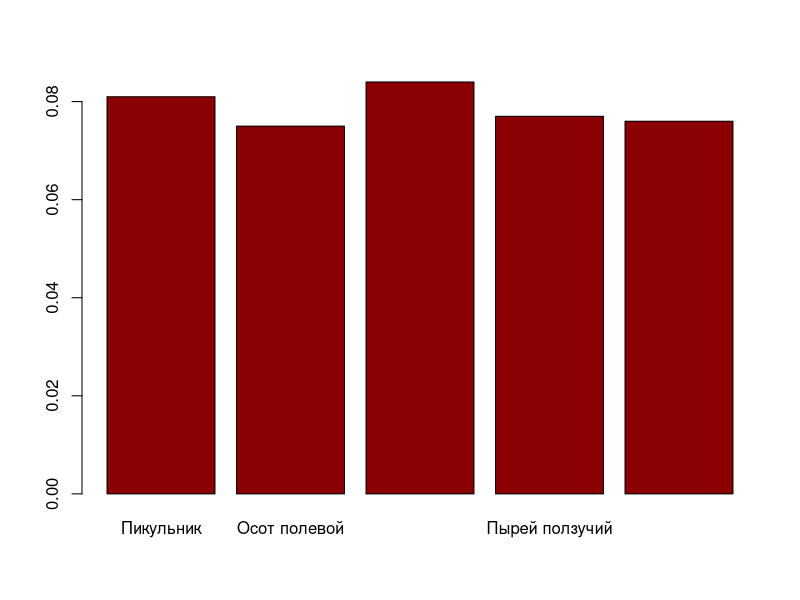
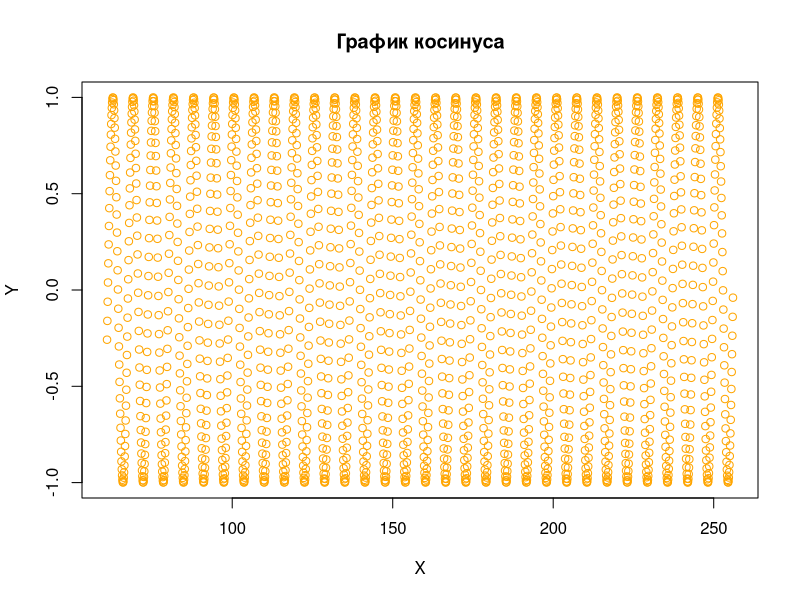
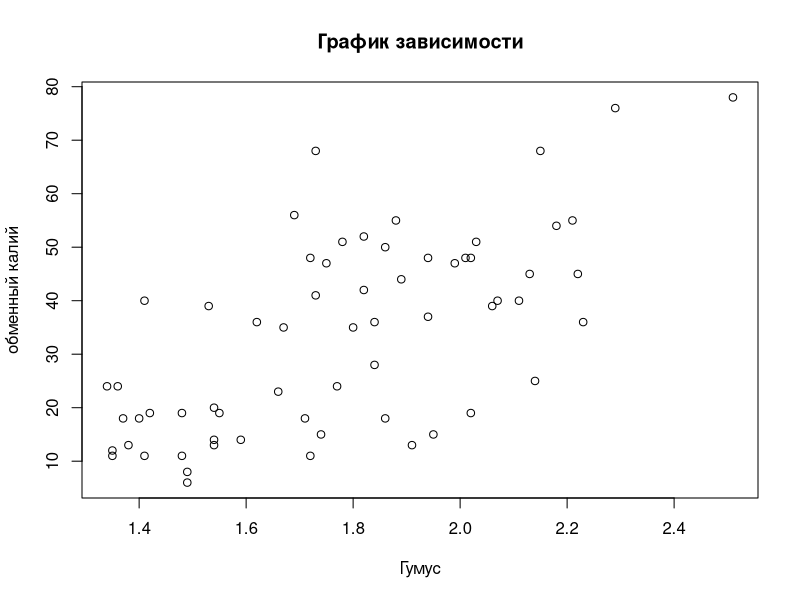

Reproduce these figures in R, in order.



#Отчет студента Родионова Вариант 29



#задание 1.1 вариант 29
#стоимость поездки на конференцию в Литву

#Оргвзнос в отеле при курсе 1€=60.49 руб
300*60.49
#Проживание в отеле при курсе 1€=60.49 руб
9*60*60.49
#Общая стоимость поездки в рублях
15216.18+300*60.49+9*60*60.49



#задание 1.2 вариант 29
#последовательность цифр варианта
p=seq(101,260,6)
p
#повторы значений p
p1=rep(p,3);p1
#Объединение слов
p2=c("call","an","ambulance");p2



#Задание 1.3 вариант 29 Родионов
x=c(12,43,7,9,19,21,68,21,9,17)
#Выбор 5-ого значения в векторе x
x[5]
#выбор 2-7-го значений вектора x
x[2:7]
#выбор 3-ого и 6-ого значений вектора x
x[c(3,6)]
#выбор значений вектора x без 1-ой точки
x[-1]
#выор значений вектора x без 1-3 точей
x[-(1:3)]
#выбор значений вектора x больше 12
x[x>12]
#выбор значений вектора x, удовлетворяющие условию: x больше 7 меньше 17
x[x>7&x<17]



#задание 1.4 вариант 29
#Задаем значение вектора plants вариант 29
plants=c(0.081,0.075,0.084,0.077,0.076)
#присваиваем имена элементам вектора
names(plants)=c("Пикульник","Осот полевой","Горец вьюнковый","Пырей ползучий","Чистец болотный")
#строим график вектора plants тёмно-красного цвета
barplot(plants,col="dark red")

#строим график функций от диапозона x вариант 29
x=seq(61,256,0.1)
y=cos(x)
plot(x,y,type="p",main="График косинуса", xlab="X",ylab="Y",col="orange")



#Задание 1.5

  
#Проверить рабочую директорию
getwd()
##Указываем рабочую директорию
setwd("C:/Group_122/Aleksey_Rodionov/MathMod")
getwd()





#задание 1.6 вариант 29

novod29=read.table("Rodionov_pole123.csv",header=TRUE,sep=";",dec=".")
#размерность
dim(novod29)
#общая характеристика переменных
summary(novod29)
#каждая переменная отдельно
novod29$Pole
novod29$Humus
novod29$K2O
novod29$A1
#название столбцов
names(novod29)

#График зависимости содержания гумуса и подвижного калия
a=read.table("Rodionov_pole123.csv",header=TRUE,sep=";",dec=".")
a
x=a$"Humus"
y=a$"K2O"
plot(x,y,type="p",xlab="Гумус",ylab="обменный калий",main="График зависимости")
write.table(a,"novod.csv",sep=";",dec=",",quote=FALSE)
